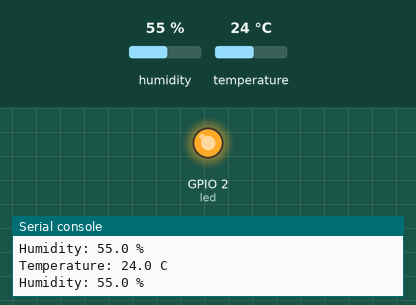
Bench run of a program on a simulated ESP32 board running MicroPython. Parts: output pins drawn as LEDs (lit = HIGH), the last lines printed to the serial console. Inputs (shaded band) come from the test bench; at power-on: temperature 24 °C, humidity 55 %. Files the program writes start out absent.

Above: at 4.2 s.
4.3 s: temperature set to 21 °C
7.3 s: temperature set to 18 °C
At 9.2 s:
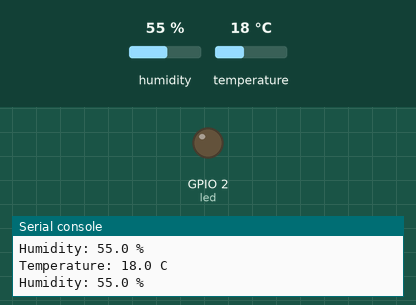
10.3 s: temperature set to 28 °C
At 12.7 s:
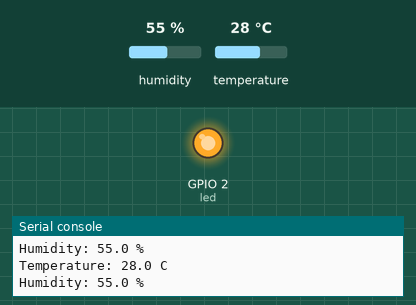
Timing chart, 0 to 14.2 s (numbered marks = the images above; inputs shaded):
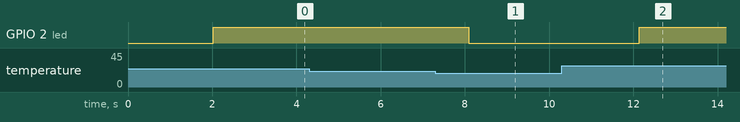

Measured:
- the behaviour switches between 20 and 19 °C on temperature (found by bisection; images 0 and 1)
- after the input at 7.3 s, GPIO 2 (led): HIGH → LOW after 0.79 s
- after the input at 10.3 s, GPIO 2 (led): LOW → HIGH after 1.8 s

The program:

sensorHumedad.py
```python
from machine import Pin
from time import sleep
import dht

sensor = dht.DHT11(Pin(4))
led = Pin(2, Pin.OUT)
while True:
  try:
    sleep(2)
    sensor.measure()
    t = sensor.temperature()
    h = sensor.humidity()
    string = "Temperature: " +str(t)+","+"Humidity: "+str(h)+"\n"
    with open("datos.txt","a") as file:
        file.write(string)
    print('Temperature: %3.1f C' %t)
    print('Humidity: %3.1f %%' %h)
    if t > 19:
        led.on()
    else:
        led.off()
  except OSError as e:
    print('Sensor Reading Failed')
```
